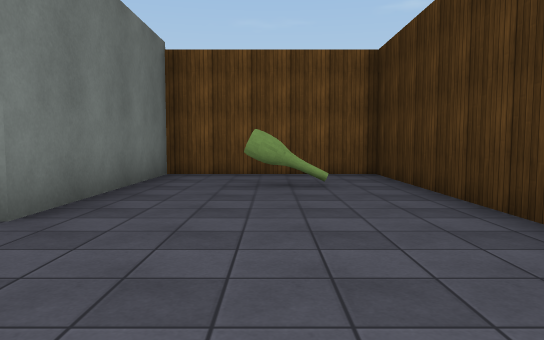
view 1 (above)

24 first-person views from a walk through a 3-D level made in the Unity game engine. The camera is 1.3 m above the floor, tilts 4° down and sees 70° across. The floor is counted in squares, 1.97 m on a side. Each view is taken from the middle of a square. On the plan, view 1 faces up. The plan holds only what a view shows up to about 11 squares ahead; the rest is blank. The place goes on beyond the plan. The player character is not drawn. Some surface patterns are stand-ins.

view 2
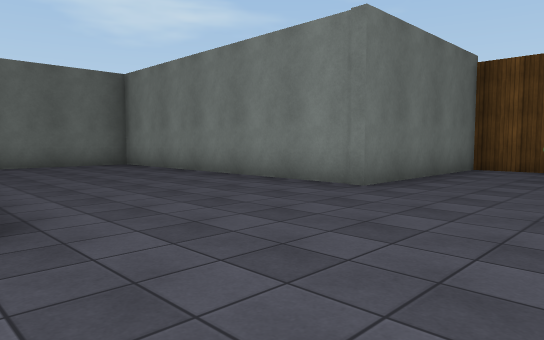

view 3
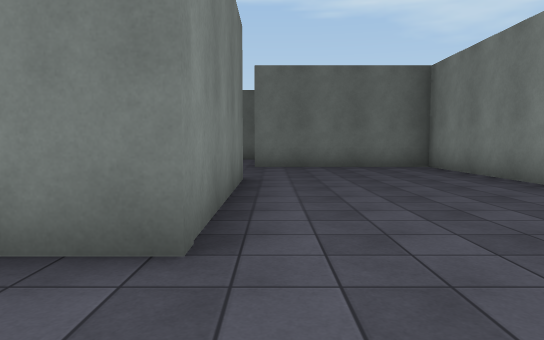

view 4
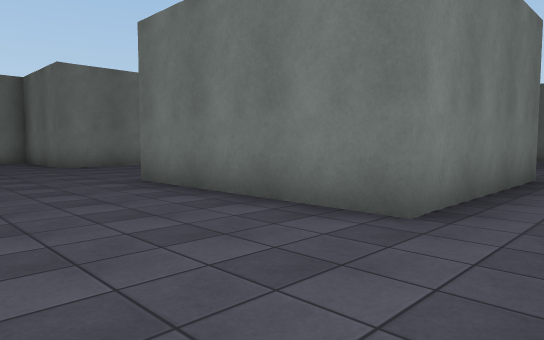

view 5
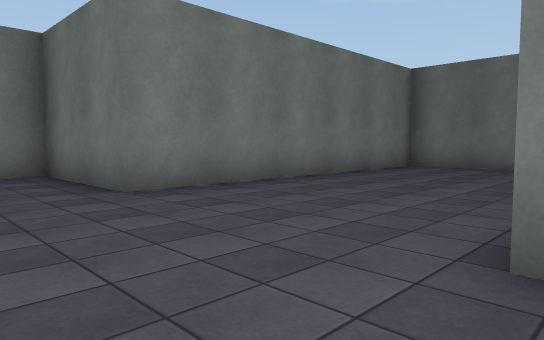

view 6
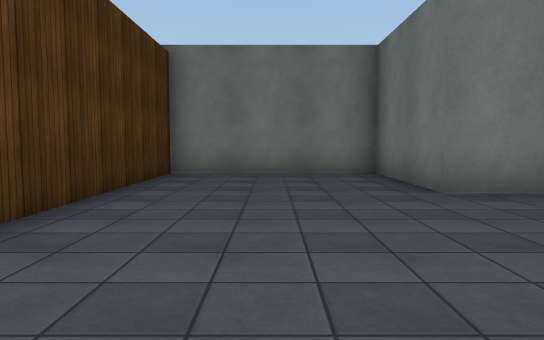

view 7
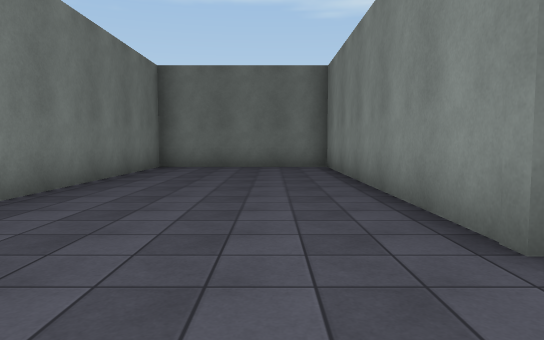

view 8
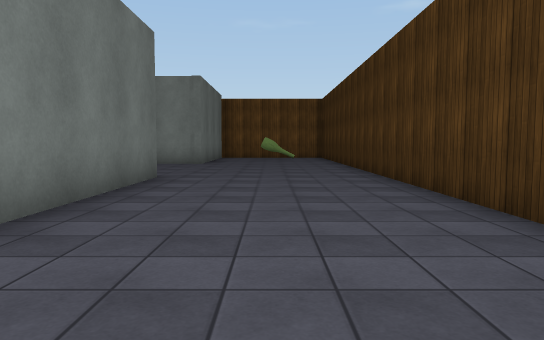

view 9
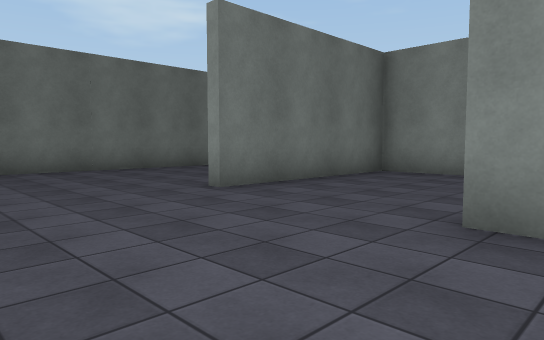

view 10
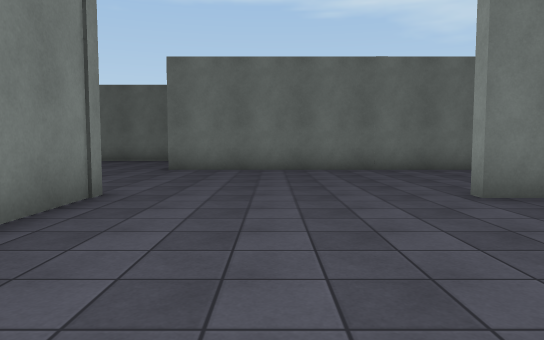

view 11
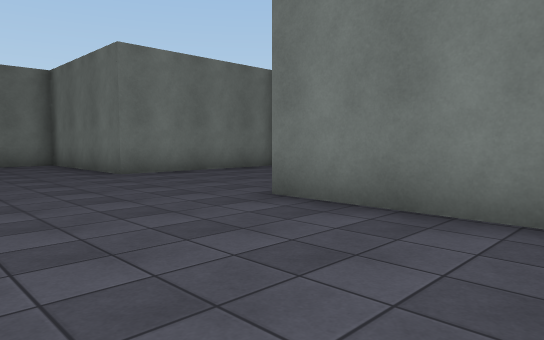

view 12
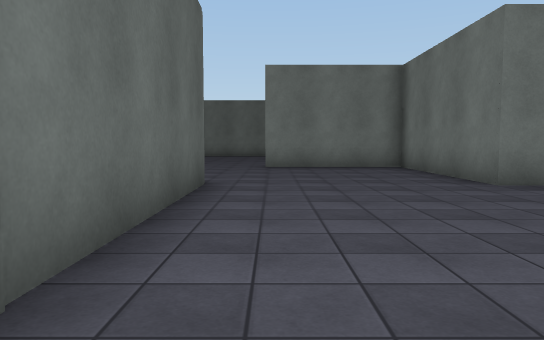

view 13
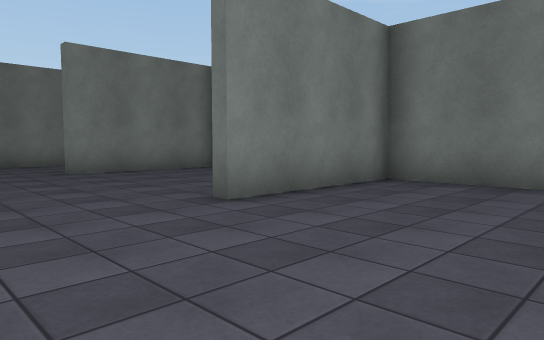

view 14
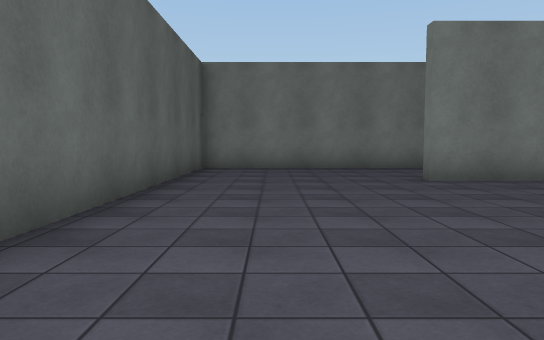

view 15
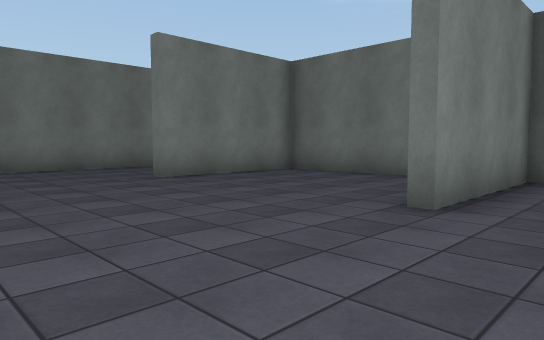

view 16
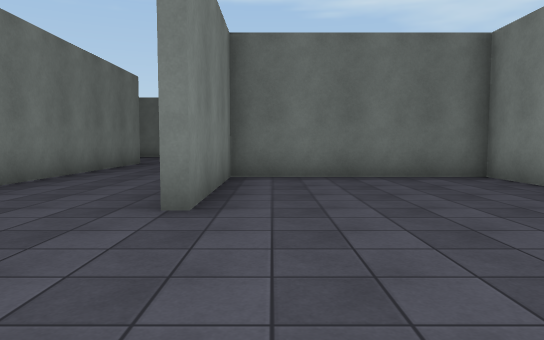

view 17
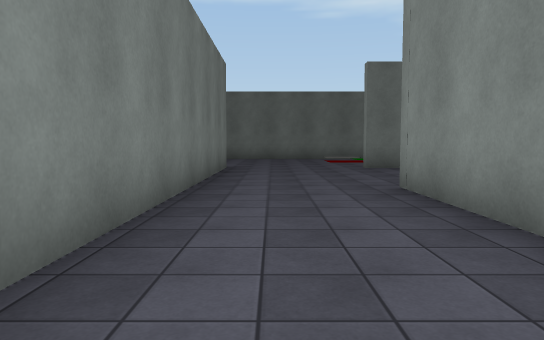

view 18
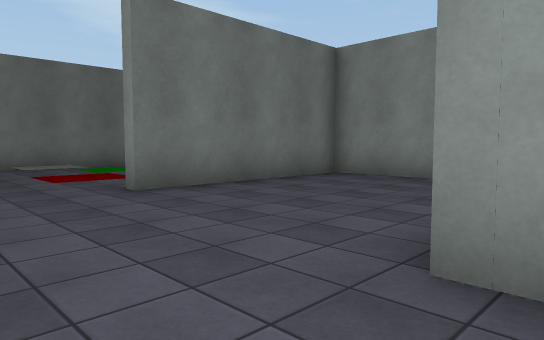

view 19
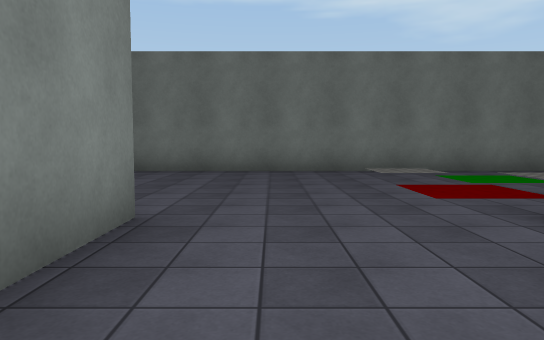

view 20
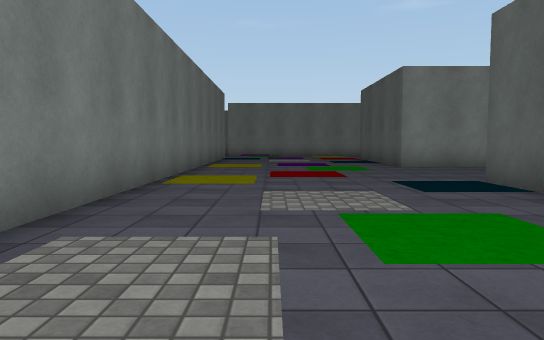

view 21
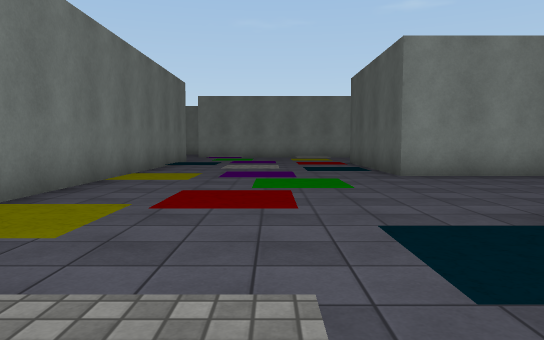

view 22
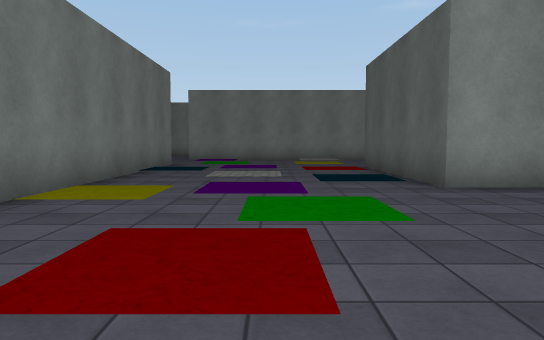

view 23
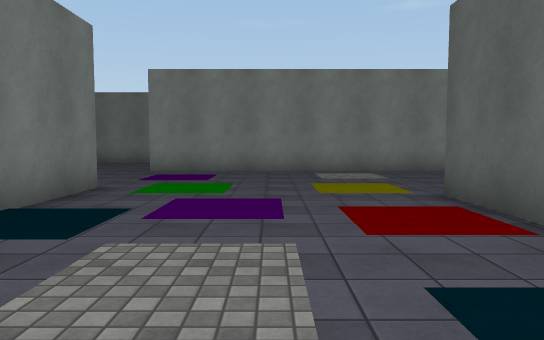

view 24
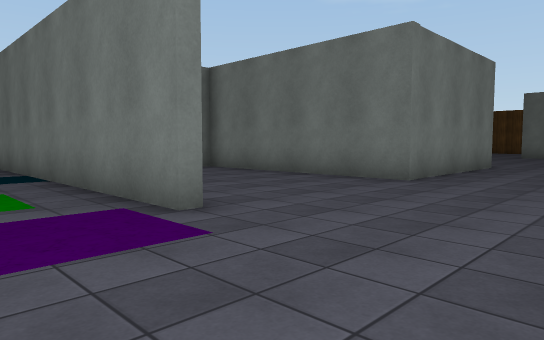

### Floor plan
Key: @ floor where view 1 was taken; # wall or solid block; . main floor; : floor 0.25 m higher than the main floor; / step, stairs or slope; F flashlight.
Columns run from 37 left of view 1 to 3 right of it. Each row starts with its distance up from view 1.
  9                                    ######
  8                                    .....#
  7                                    .....#
  6                                   #..F..#
  5                                   #.....#
  4                           #########.....#
  3                           #.............#
  2                           #.............#
  1                      #..  #.............#
  0                      #... #..........@..#
 -1           .###########....#.............#
 -2           .........  #........#####.....#
 -3      ..............  #..........  #.....#
 -4 ............//.//..  #..........  #.....#
 -5 ..#####.....//.//.   #..........  #.....#
 -6       #....#/:.:/#   #....#########.....#
 -7       #....#//.//#  ......#.............
 -8       #... #/////#  ......#.............
 -9       #..  #:..//# .......#.............#
-10       #.   #.//..#........#.............#
-11       ##   #...:/#####....#########.....#
-12            #//:..... #.......     #.....#
-13            #:///...  #.......     #.....#
-14            #..//...  #........    #.....#
-15            #.//...   #........    #######
-16            #://..#########....
-17            #//.:/#...#........#
-18            #.//..#...#........#
-19            #.///.#...#........#
-20            #//://#...#........#
-21            #//.//....#####....#
-22            #..................#
-23            #..................#
-24            #..................#
-25            #.....##############
-26            #.

Where each view was taken, in squares from view 1:
view 1: 0 up, 0 right, facing up
view 2: 2 down, 1 right, facing up-left
view 3: 1 down, 0 right, facing left
view 4: 0 up, 1 right, facing down-left
view 5: 6 down, 0 right, facing down-left
view 6: 6 down, 0 right, facing down
view 7: 8 down, 0 right, facing left
view 8: 9 down, 0 right, facing up
view 9: 5 down, 6 left, facing up-left
view 10: 4 down, 6 left, facing left
view 11: 3 down, 12 left, facing down-left
view 12: 5 down, 12 left, facing down
view 13: 12 down, 9 left, facing down-left
view 14: 14 down, 9 left, facing down
view 15: 14 down, 8 left, facing down-left
view 16: 20 down, 8 left, facing left
view 17: 23 down, 10 left, facing left
view 18: 23 down, 15 left, facing up-left
view 19: 23 down, 17 left, facing left
view 20: 22 down, 24 left, facing up
view 21: 19 down, 23 left, facing up
view 22: 17 down, 23 left, facing up
view 23: 12 down, 23 left, facing up
view 24: 2 down, 24 left, facing down-left
